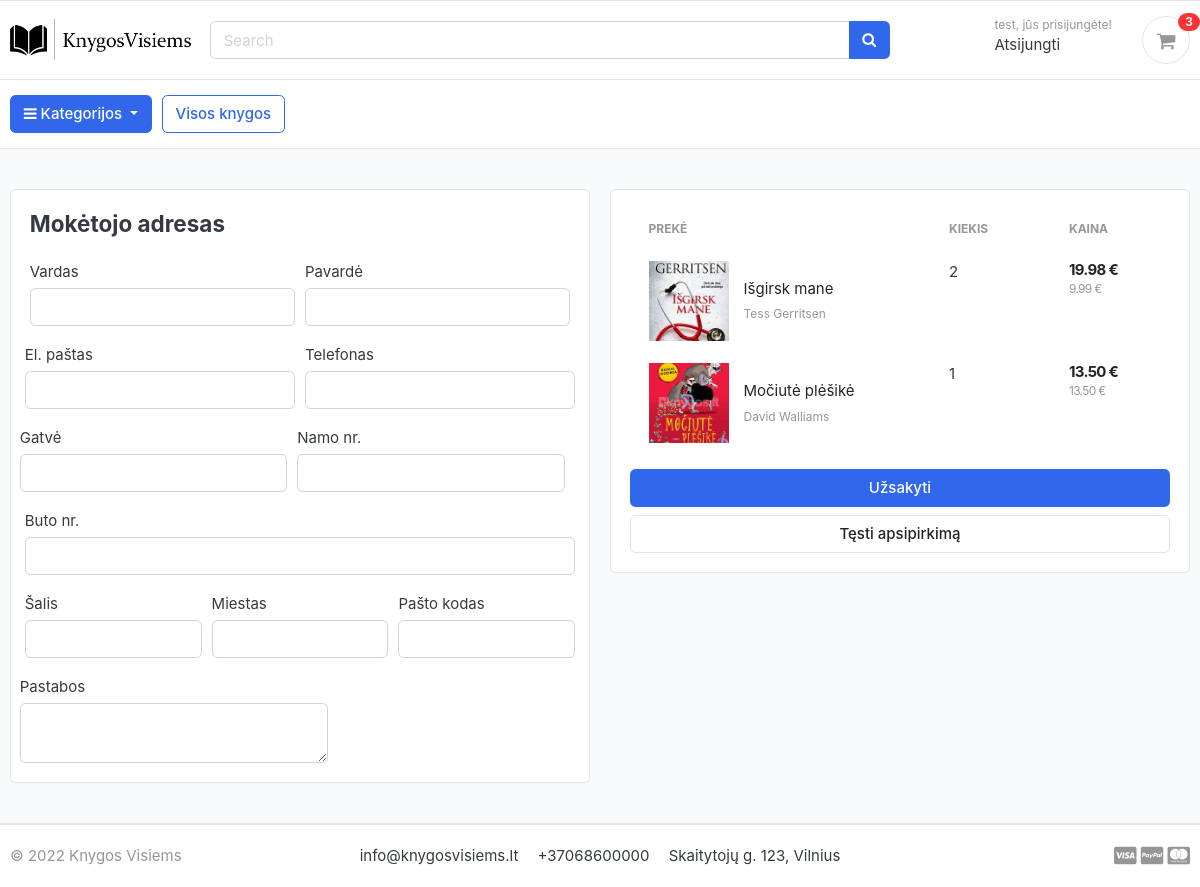
The page /krepselis/checkout/ (signed in) on the database as committed earlier.
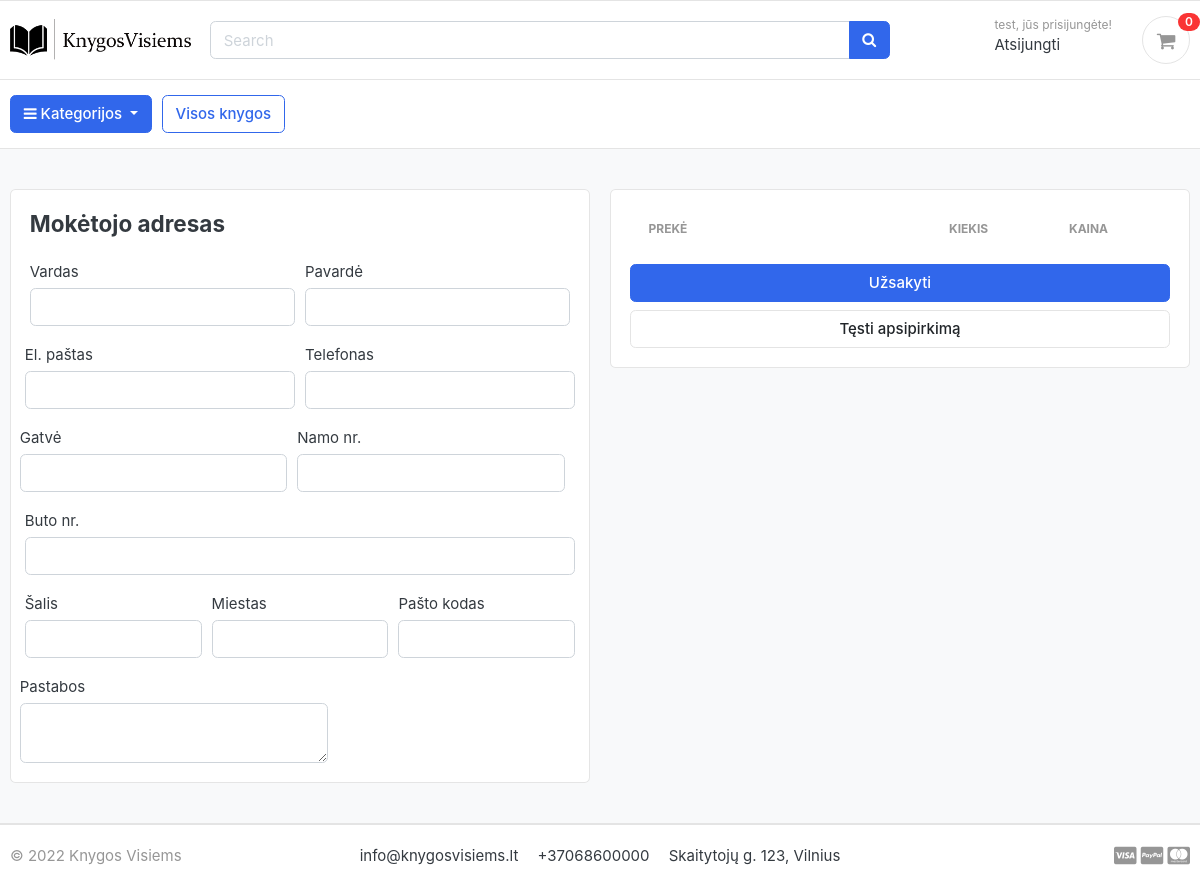
The same page on the database as committed later.
### carts/models.py (models this page shows, shortened)
class CartItem(models.Model):
    user = models.ForeignKey(Account, on_delete=models.CASCADE, null=True)
    product = models.ForeignKey(Product, on_delete=models.CASCADE)
    variations = models.ManyToManyField(Variation, blank=True)
    cart = models.ForeignKey(Cart, on_delete=models.CASCADE, null=True)
    quantity = models.IntegerField()
    is_active = models.BooleanField(default=True)
    def sub_total(self):
        return self.product.price * self.quantity

### products/models.py (models this page shows, shortened)
class Product(models.Model):
    author = models.CharField(max_length=100)
    book_title = models.CharField(max_length=100)
    slug = models.SlugField(max_length=150)
    product_description = models.TextField(max_length=4600, blank=True)
    price = models.DecimalField(max_digits=6, decimal_places=2)
    images = models.ImageField(upload_to='photos/products')
    stock = models.IntegerField()
    is_available = models.BooleanField(default=True)
    category = models.ForeignKey(Category, on_delete=models.CASCADE)
    created_date = models.DateTimeField(auto_now_add=True)
    modified_date = models.DateTimeField(auto_now=True)
    def get_url(self):
        return reverse('product_detail', args=[self.category.slug, self.slug])

### carts/views.py (the view)
# urls.py: path('checkout/', views.checkout, name="checkout"),
@login_required(login_url='login')
def checkout(request, total=0, quantity = 0, cart_items=None):
    try:
        tax = 0
        grand_total = 0
        if request.user.is_authenticated:
            cart_items = CartItem.objects.filter(user=request.user, is_active=True)
        else:
            cart = Cart.objects.get(cart_id=_cart_id(request))
            cart_items = CartItem.objects.filter(cart=cart, is_active=True)
        for cart_item in cart_items:
            total += (cart_item.product.price * cart_item.quantity)
            quantity += cart_item.quantity
        tax = round((21 * total) / 100, 2)
        grand_total = total + tax
    except ObjectDoesNotExist:
        pass
    context = {
        'total': total,
        'quantity': quantity,
        'cart_items': cart_items,
        'tax': tax,
        'grand_total': grand_total
    }
    return render(request, 'products/checkout.html', context)

### carts/context_processors.py (called while the page is built)
def counter(request):
    cart_count = 0
    if 'admin' in request.path:
        return {}
    else:
        try:
            cart = Cart.objects.filter(cart_id=_cart_id(request))
            if request.user.is_authenticated:
                cart_items = CartItem.objects.all().filter(user=request.user)
            else:
                cart_items = CartItem.objects.all().filter(cart=cart[:1])
            for cart_item in cart_items:
                cart_count += cart_item.quantity
        except Cart.DoesNotExist:
            cart_count = 0
    return dict(cart_count=cart_count)

### carts/views.py (called while the page is built)
def _cart_id(request):
    cart = request.session.session_key
    if not cart:
        cart = request.session.create()
    return cart

### category/context_processors.py (called while the page is built)
def menu_links(request):
    links = Category.objects.all()
    return dict(links=links)

### category/models.py (called while the page is built)
    def get_url(self):
        return reverse('products_by_category', args=[self.slug])

### templates/products/checkout.html (shortened to what the changed rows need)
{% extends 'base.html' %}
{% load static %}
{% block content %}
<section class="section-content padding-y bg">
<div class="container">
<div class="row">
        <aside class="col-lg-6">
            <div class="card">
            <div class="card-body">
          <table class="table table-borderless table-shopping-cart">
          <thead class="text-muted">
          <tr class="small text-uppercase">
            <th scope="col">Prekė</th>
            <th scope="col" width="120">Kiekis</th>
            <th scope="col" width="120">Kaina</th>
          </tr>
          </thead>
          <tbody>
          {% for cart_item in cart_items %}
          <tr>
            <td>
                <figure class="itemside align-items-center">
                    <div class="aside"><img src="{{ cart_item.product.images.url }}" class="img-sm"></div>
                    <figcaption class="info">
                        <a href="{{ cart_item.product.get_url }}" class="title">{{ cart_item.product.book_title }}</a>
                        <p class="text-muted small"> {{ cart_item.product.author }}</p>
                    </figcaption>
                </figure>
            </td>
            <td>
                        <label>{{cart_item.quantity}}</label>
            </td>
            <td>
            <div class="price-wrap">
                <var class="price">{{ cart_item.sub_total}} €</var>
                <small class="text-muted"> {{ cart_item.product.price }} €</small>
            </div>
            </td>
          </tr>
    {% endfor %}
    </tbody>
    </table>
            </div>
            </div>
    </aside>
</div>
</div>
</section>
{% endblock %}

### templates/includes/navbar.html (shortened to what this page needs)
{% load static %}
<header class="section-header">
<section class="header-main border-bottom">
	<div class="container">
<div class="row align-items-center">
	<div class="col-lg-2 col-md-3 col-6">
		<a href="{% url 'home' %}" class="brand-wrap">
			<img class="logo" src="{% static './images/logo.png' %}">
		</a>
	</div>
	<div class="col-lg  col-md-6 col-sm-12 col">
		<form action="{% url 'search' %}" class="search" method="GET">
			<div class="input-group w-100">
			    <input type="text" class="form-control" style="width:60%;" placeholder="Search" name="keyword">
			    <div class="input-group-append">
			      <button class="btn btn-primary" type="submit">
			        <i class="fa fa-search"></i>
			      </button>
			    </div>
		    </div>
		</form>
	</div>
	<div class="col-lg-3 col-sm-6 col-8 order-2 order-lg-3">
				<div class="d-flex justify-content-end mb-3 mb-lg-0">
					{% if user.id is None %}
					<div class="widget-header">
						<small class="title text-muted">Sveiki atvykę!</small>
						<div>
							<a href="{% url 'login' %}">Prisijungti</a> <span class="dark-transp"> | </span>
							<a href="{% url 'register' %}"> Registruotis</a>
						</div>
					</div>
					{% else %}
						<div class="widget-header">
						<small class="title text-muted">{{user.first_name}}, jūs prisijungėte!</small>
						<div>
							<a href="{% url 'logout' %}">Atsijungti</a>
						</div>
					</div>
					{% endif %}
					<a href="{% url 'krepselis' %}" class="widget-header pl-3 ml-3">
						<div class="icon icon-sm rounded-circle border"><i class="fa fa-shopping-cart"></i></div>
						<span class="badge badge-pill badge-danger notify">{{cart_count}}</span>
					</a>
				</div>
			</div>
</div>
	</div>
</section>
<section class="header-main border-bottom">
	<div class="container">
<div class="row align-items-center">
	<div class="col-lg col-sm col-md col-6 flex-grow-0">
		<div class="category-wrap dropdown d-inline-block float-right">
			<button type="button" class="btn btn-primary dropdown-toggle" data-toggle="dropdown">
				<i class="fa fa-bars"></i> Kategorijos
			</button>
		</div>
	</div>
	<a href="{% url 'knygos' %}" class="btn btn-outline-primary">Visos knygos</a>
</div>
	</div>
</section>
</header>

Rows that differ between the two databases and show on the page:
removed CartItem: product.images (picture), product.book_title "Išgirsk mane", product.author "Tess Gerritsen", quantity "2", sub_total "19.98", product.price "9.99"
removed CartItem: product.images (picture), product.book_title "Močiutė plėšikė", product.author "David Walliams", quantity "1", sub_total "13.50", product.price "13.50"
Other text that changed with them:
{{ cart_count }}: "3" → "0"
